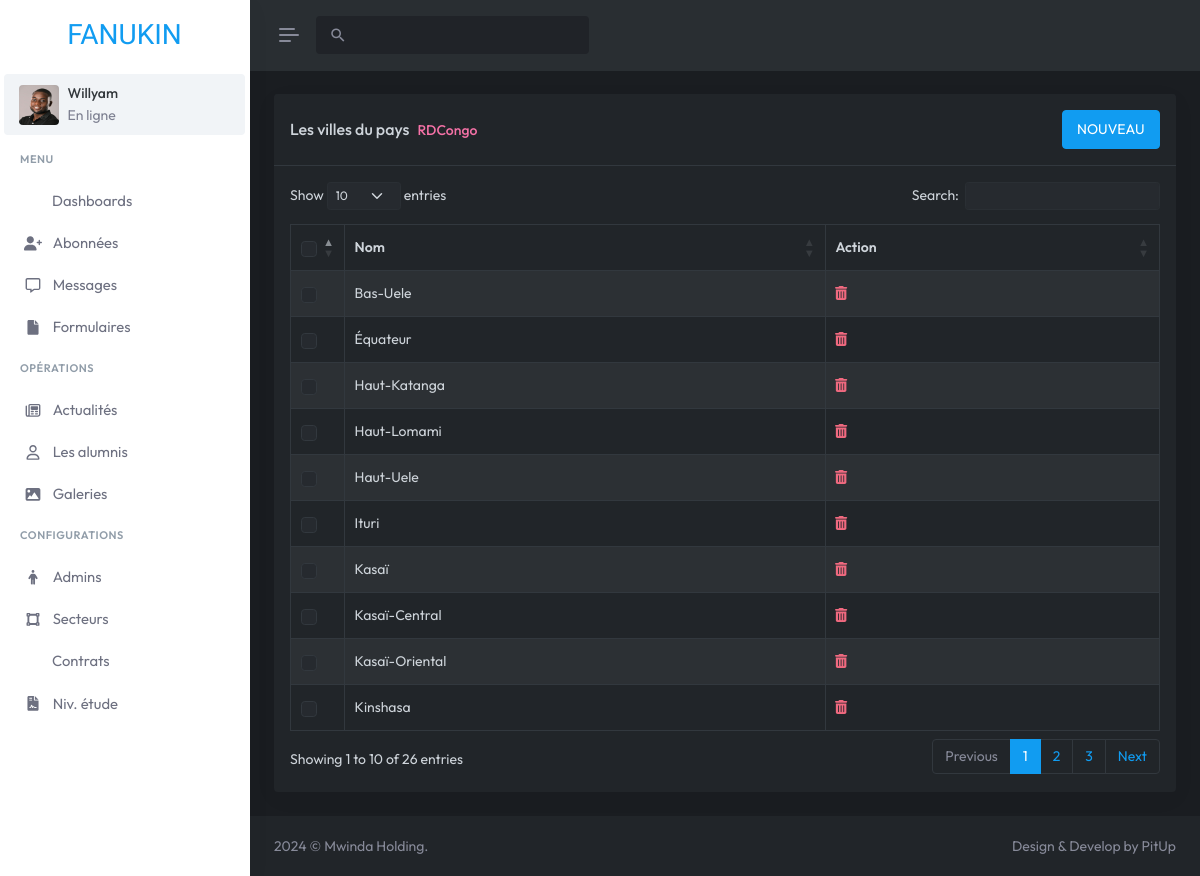
The app's page /admins/city-2 (signed in) with its own data.
### tables this page shows
CREATE TABLE IF NOT EXISTS `tb_pays` (
  `id` int NOT NULL AUTO_INCREMENT,
  `designation` text ,
  `status` tinyint DEFAULT '0',
  PRIMARY KEY (`id`)
);

CREATE TABLE IF NOT EXISTS `tb_ville` (
  `id` int NOT NULL AUTO_INCREMENT,
  `pays` int DEFAULT NULL,
  `designation` text ,
  `status` tinyint DEFAULT '0',
  PRIMARY KEY (`id`)
);

### admins/models/call/ville/getPays.php (called while the page is built, shortened)
<?php
require 'models/class/Ville.php';
require 'models/class/VilleHydrate.php';
$db = db();
$Ville = new Ville(array(
	'pays' => $_GET['id'],
));
$manager = new VilleHydrate($db);
$getPays = $manager->getPays($Ville);

### admins/models/class/Ville.php (called while the page is built, shortened)
<?php
class Ville
{
	private int $pays;
	public function hydrate(array $data){
		foreach ($data as $key => $value){
			$method = 'set'.ucfirst($key);
		}
	}
	public function pays(): int
	{
		return $this->pays;
	}
	public function setPays($id)
	{
		$id = (int) $id;
		if ($id > 0) {
			$this->pays = $id;
		}else{
			$_SESSION['error'] = "L'identifiant du pays doit être superieur à 0";
		}
	}
}

### admins/models/class/VilleHydrate.php (called while the page is built, shortened)
<?php
class VilleHydrate
{
	private $db;
	public function getPays(Ville $ville)
	{
		$q = $this->db->prepare('
				SELECT * FROM tb_pays WHERE id = ?
			');
		$q->execute([ $ville->pays() ]);
		return $q;
	}
	public function getList(Ville $ville)
	{
		$q = $this->db->prepare('
				SELECT * FROM tb_ville WHERE pays = ?
				ORDER BY designation
			');
		$q->execute([ $ville->pays() ]);
		return $q;
	}
	public function setDb(PDO $db)
	{
		$this->db = $db;
	}
}

### admins/models/call/ville/getList.php (called while the page is built)
<?php
$db = db();
$Ville = new Ville(array(
	'pays' => $_GET['id'],
));
$manager = new VilleHydrate($db);
$listAll = $manager->getList($Ville);

### admins/city.php (the view, shortened to what this page needs)
<!DOCTYPE html>
<html
    lang="en"
    data-layout="vertical"
    data-topbar="light"
    data-sidebar="light"
    data-bs-theme="dark"
    data-sidebar-size="lg"
    data-sidebar-image="none"
    data-preloader="disable"
    data-theme="vintage"
    data-theme-colors="default"
    data-sidebar-user-show
>
    <head>
        <link href="assets/css/bootstrap.min.css" rel="stylesheet" type="text/css" />
        <link href="assets/css/icons.min.css" rel="stylesheet" type="text/css" />
        <link href="assets/css/app.min.css" rel="stylesheet" type="text/css" />
        <link href="assets/css/custom.min.css" rel="stylesheet" type="text/css" />
        <link rel="stylesheet" href="https://cdnjs.cloudflare.com/ajax/libs/MaterialDesign-Webfont/6.5.95/css/materialdesignicons.min.css" />
        <link
            rel="stylesheet"
            href="https://cdnjs.cloudflare.com/ajax/libs/MaterialDesign-Webfont/6.5.95/css/materialdesignicons.css
            "
        />
        <link rel="stylesheet" href="https://cdnjs.cloudflare.com/ajax/libs/MaterialDesign-Webfont/6.5.95/css/materialdesignicons.css.map" />
        <link rel="stylesheet" href="https://cdnjs.cloudflare.com/ajax/libs/MaterialDesign-Webfont/6.5.95/css/materialdesignicons.min.css.map" />
        <link rel="stylesheet" type="text/css" href="https://cdnjs.cloudflare.com/ajax/libs/font-awesome/6.0.0-beta3/css/all.min.css" />
        <link rel="stylesheet" type="text/css" href="https://cdnjs.cloudflare.com/ajax/libs/font-awesome/6.0.0-beta3/css/fontawesome.min.css" />
        <link rel="stylesheet" href="https://cdn.datatables.net/1.11.5/css/dataTables.bootstrap5.min.css" />
        <link rel="stylesheet" href="https://cdn.datatables.net/responsive/2.2.9/css/responsive.bootstrap.min.css" />
        <link rel="stylesheet" href="https://cdn.datatables.net/buttons/2.2.2/css/buttons.dataTables.min.css" />
    </head>
    <body>
        <div id="layout-wrapper">
            <?php require 'views/header.php'; ?>
            <?php require 'views/nav.php'; ?>
            <div class="main-content">
                <div class="page-content">
                    <div class="container-fluid">
                        <?php
                            require 'models/call/ville/getPays.php';
                            if ($paysexist = $getPays->fetch(PDO::FETCH_OBJ)) {
                        ?>
                            <div class="row">
                                <div class="col-lg-12">
                                    <div class="card">
                                        <div class="card-header d-flex align-items-center justify-content-between">
                                            <h5 class="card-title mb-0">Les villes du pays <code style="margin-left: 5px;"><?= $paysexist->designation ?></code></h5>
                                            <button class="btn btn-primary" data-bs-toggle="modal" data-bs-target="#dépôts">NOUVEAU</button>
                                        </div>
                                        <div class="card-body">
                                            <table id="example" class="table table-bordered dt-responsive nowrap table-striped align-middle" style="width: 100%;">
                                                <thead>
                                                    <tr>
                                                        <th scope="col" style="width: 10px;">
                                                            <div class="form-check">
                                                                <input class="form-check-input fs-15" type="checkbox" id="checkAll" value="option" />
                                                            </div>
                                                        </th>
                                                        <th data-ordering="false">Nom</th>
                                                        <th data-ordering="false">Action</th>
                                                    </tr>
                                                </thead>
                                                <tbody>
                                                    <?php
                                                        require 'models/call/ville/getList.php';
                                                        while ($res = $listAll->fetch(PDO::FETCH_OBJ)) {
                                                    ?>
                                                        <tr>
                                                            <th scope="row">
                                                                <div class="form-check">
                                                                    <input class="form-check-input fs-15" type="checkbox" name="checkAll" value="option1" />
                                                                </div>
                                                            </th>
                                                            <td><?= $res->designation ?></td>
                                                            <td>
                                                                <a href="models/call/ville/delete.php?id=<?= $res->id ?>&amp;pays=<?= $_GET['id'] ?>">
                                                                    <i class="fa-solid fa-trash-can text-danger"></i>
                                                                </a>
                                                            </td>
                                                        </tr>
                                                    <?php }$listAll->closeCursor(); ?>
                                                </tbody>
                                            </table>
                                        </div>
                                    </div>
                                </div>
                            </div>
                        <?php } ?>
                    </div>
                </div>
                <?php require 'views/footer.php'; ?>
            </div>
        </div>
    </body>
</html>

### records on screen
tb_pays: designation "RDCongo"
tb_ville: designation "Bas-Uele"
tb_ville: designation "Équateur"
tb_ville: designation "Haut-Katanga"
tb_ville: designation "Haut-Lomami"
tb_ville: designation "Haut-Uele"
tb_ville: designation "Ituri"
tb_ville: designation "Kasaï"
tb_ville: designation "Kasaï-Central"
tb_ville: designation "Kasaï-Oriental"
tb_ville: designation "Kinshasa"

### other values on screen
$_SESSION['nom'] "Willyam"
